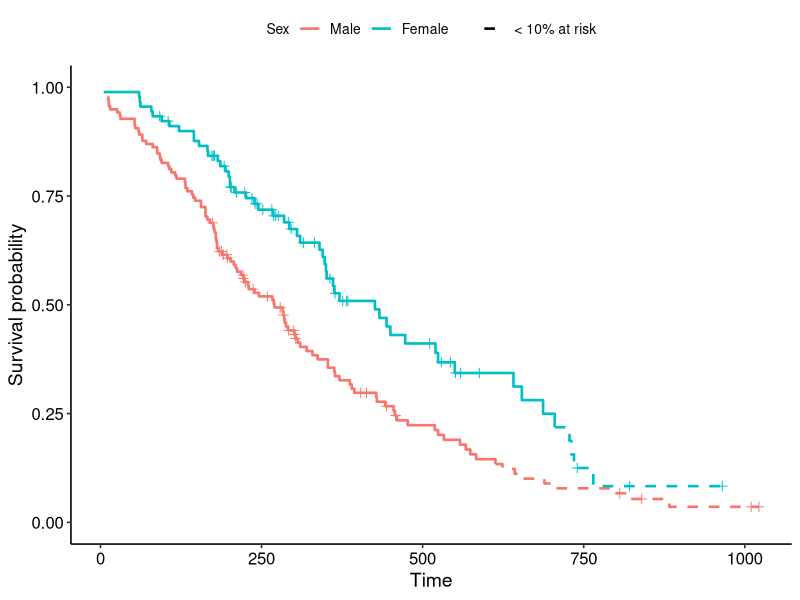
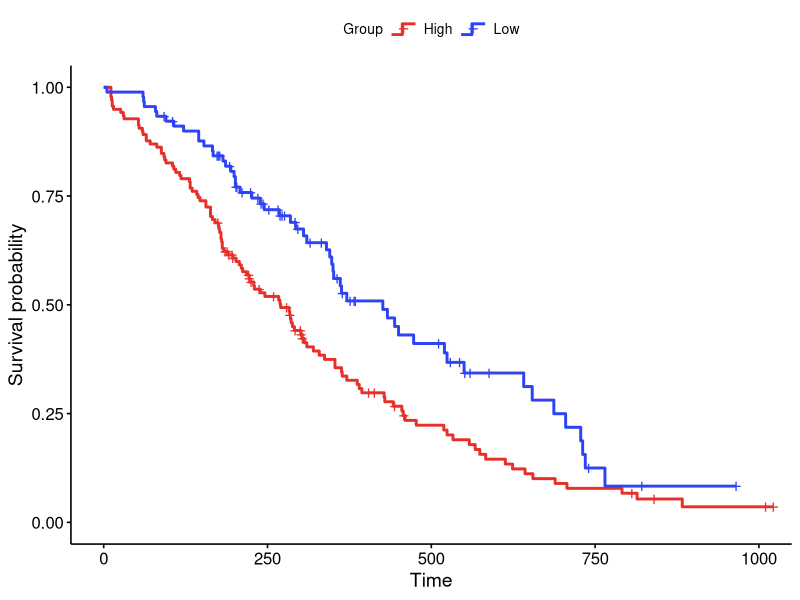
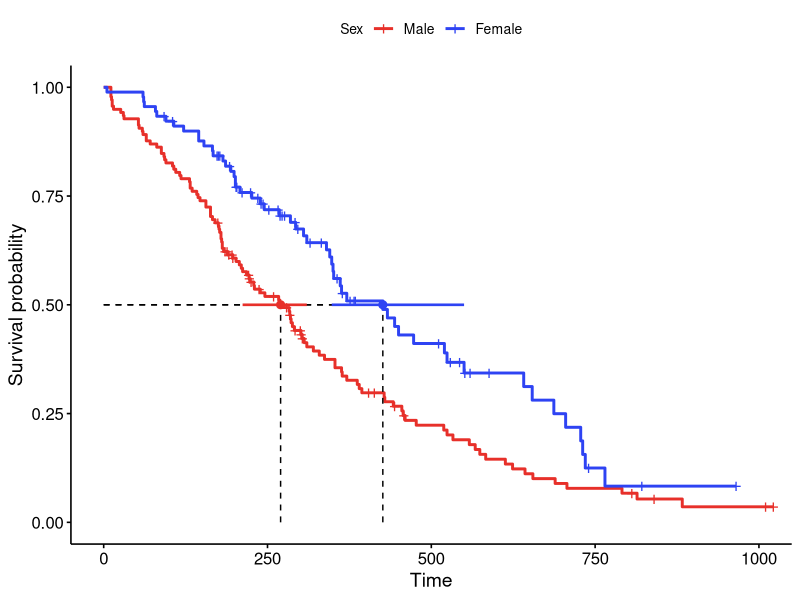
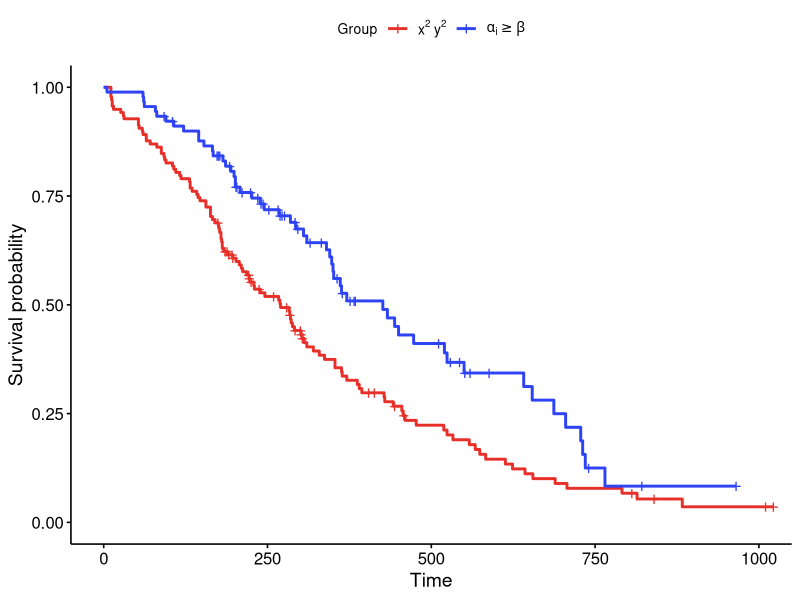
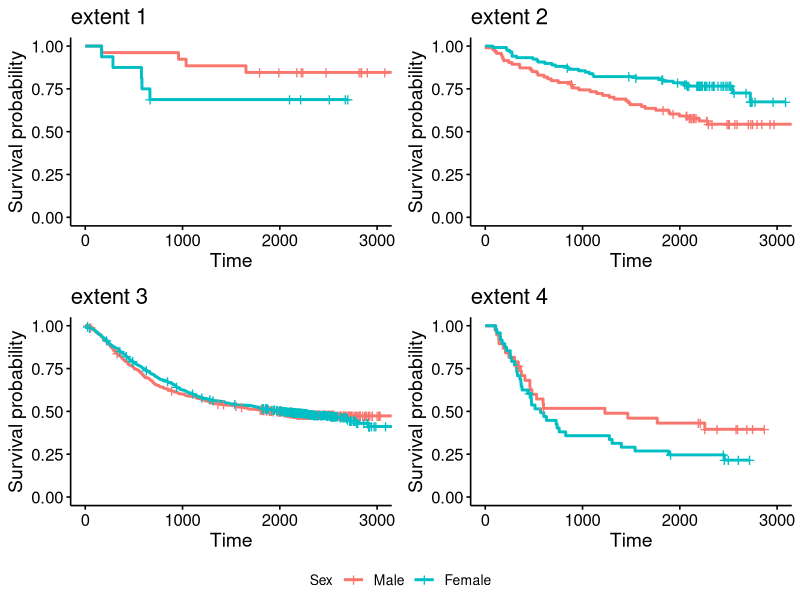

R code for these plots, in order:
## ---- chunk 1
knitr::opts_chunk$set(
  comment = "#>",
  collapse = TRUE,
  message = FALSE,
  warning = FALSE,
  fig.width = 7,
  fig.height = 5
)
## ---- chunk 2
library(survminer)
library(survival)
library(dplyr)
library(ggplot2)
## ---- chunk 3
# KM curves that switch solid -> dashed once the number at risk drops below
# `frac` of each group's initial cohort (default 10%).
ggsurv_dashed_below <- function(fit, data, frac = 0.10, ...) {
  ss <- surv_summary(fit, data = data) %>%
    group_by(strata) %>%
    mutate(onset = { s <- n.risk < frac * max(n.risk)
                     if (any(s)) min(time[s]) else Inf },
           phase = ifelse(time >= onset, "sparse", "dense")) %>%
    ungroup()
  # repeat the first sparse point in the solid phase so the two steps join
  bridge <- ss %>% filter(phase == "sparse") %>%
    group_by(strata) %>% slice_min(time, n = 1) %>% ungroup() %>%
    mutate(phase = "dense")

  ggplot(bind_rows(ss, bridge), aes(time, surv, colour = strata)) +
    geom_step(aes(linetype = phase), linewidth = 0.9) +
    geom_point(data = filter(ss, n.censor > 0), shape = 3, size = 2,
               show.legend = FALSE) +
    scale_linetype_manual(values = c(dense = "solid", sparse = "dashed"),
                          breaks = "sparse",
                          labels = sprintf("< %g%% at risk", 100 * frac),
                          name = NULL) +
    coord_cartesian(ylim = c(0, 1)) +
    labs(x = "Time", y = "Survival probability", ...) +
    theme_survminer()
}
## ---- chunk 4
fit <- survfit(Surv(time, status) ~ sex, data = lung)
ggsurv_dashed_below(fit, lung, frac = 0.10) +
  scale_colour_discrete(name = "Sex", labels = c("Male", "Female"))
## ---- chunk 5
library(grid)

# Draw the legend key of a ggsurvplot's curves as a small step (stair) that
# echoes the Kaplan-Meier shape, instead of the default straight line.
step_legend_key <- function(p) {
  `%||%` <- function(x, y) if (is.null(x)) y else x   # base R has this since 4.4
  draw_key_step <- function(data, params, size) {
    grid::linesGrob(
      x = c(0, 0.45, 0.45, 1), y = c(0.25, 0.25, 0.7, 0.7),
      gp = grid::gpar(col = data$colour %||% "black",
                      lwd = (data$linewidth %||% data$size %||% 0.75) * .pt,
                      lty = data$linetype %||% 1, lineend = "butt"))
  }
  # the survival curves are the first layer; subclass its geom to override ONLY
  # the legend key, so the curve drawing itself is unchanged
  g <- p$plot$layers[[1]]$geom
  p$plot$layers[[1]]$geom <-
    ggplot2::ggproto(paste0(class(g)[1], "Key"), g, draw_key = draw_key_step)
  p
}
## ---- chunk 6
fit2 <- survfit(Surv(time, status) ~ sex, data = lung)
p <- ggsurvplot(fit2, data = lung, palette = c("#E7302A", "#2E43F3"),
                legend.title = "Group", legend.labs = c("High", "Low"))
step_legend_key(p)
## ---- chunk 7
# Match each group's curve colour, falling back to a palette.
.pull_strata_colours <- function(p, strata) {
  cols <- tryCatch(survminer:::.extract_ggplot_colors(p$plot, grp.levels = strata),
                   error = function(e) NULL)
  if (is.null(cols) || length(cols) != length(strata))
    cols <- scales::hue_pal()(length(strata))
  unname(cols)
}

add_median_ci <- function(p, fit, y = 0.5) {
  med  <- surv_median(fit)
  cols <- .pull_strata_colours(p, med$strata)
  p$plot +
    geom_segment(data = med, aes(x = lower, xend = upper, y = y, yend = y),
                 colour = cols, linewidth = 0.9, inherit.aes = FALSE) +
    geom_point(data = med, aes(x = median, y = y),
               colour = cols, size = 2.4, inherit.aes = FALSE)
}
## ---- chunk 8
fit3 <- survfit(Surv(time, status) ~ sex, data = lung)
p <- ggsurvplot(fit3, data = lung, palette = c("#E7302A", "#2E43F3"),
                surv.median.line = "hv",
                legend.labs = c("Male", "Female"), legend.title = "Sex")
p$plot <- add_median_ci(p, fit3)
p
## ---- chunk 9
pal <- c("#E7302A", "#2E43F3")
p <- ggsurvplot(fit3, data = lung, palette = pal, legend.title = "Group")
p$plot <- p$plot +
  scale_colour_manual(values = pal,
                      labels = c(expression(x^2 ~ y^2), expression(alpha[i] >= beta)),
                      name = "Group")
p
## ---- chunk 10
colon2  <- colon[!is.na(colon$sex), ]
subsets <- split(colon2, colon2$extent)
subsets <- subsets[sapply(subsets, nrow) > 30]
subsets <- subsets[seq_len(min(4, length(subsets)))]

plots <- lapply(names(subsets), function(nm) {
  d   <- subsets[[nm]]
  fit <- survfit(Surv(time, status) ~ sex, data = d)
  ggsurvplot(fit, data = d, legend.title = "Sex",
             legend.labs = c("Male", "Female"), title = paste("extent", nm))$plot
})

ggpubr::ggarrange(plotlist = plots, ncol = 2, nrow = 2,
                  common.legend = TRUE, legend = "bottom")
